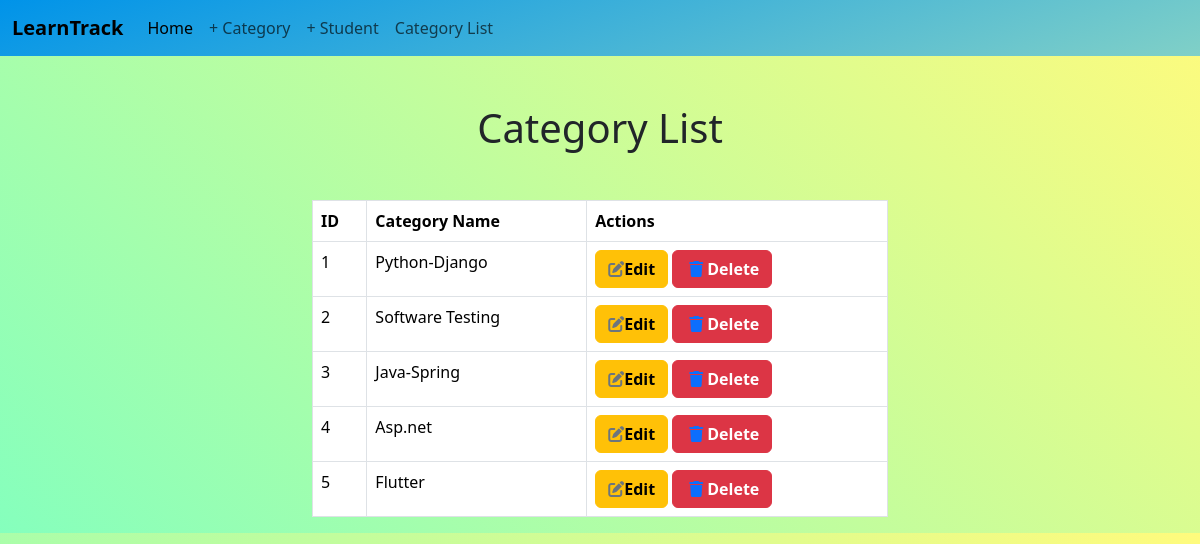
The app's page /category/all/, older data.
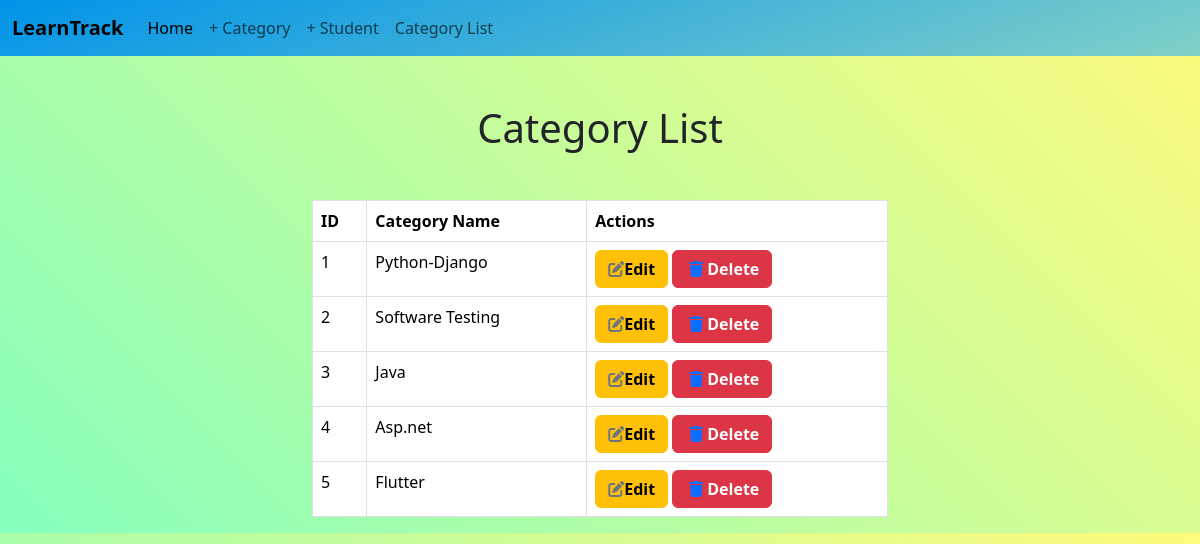
The same page, newer data.
### StudentHub/models.py (models this page shows, shortened)
class Category(models.Model):
    category_name = models.CharField(max_length=200, unique=True)
    created_date = models.DateTimeField(auto_now_add=True)
    updated_date = models.DateTimeField(auto_now=True)
    is_active = models.BooleanField(default=True)

### StudentHub/views.py (the view)
# urls.py: path('category/all/', views.CategoryListView.as_view(), name='category-list'),
class CategoryListView(View):
    def get(self, request, *args, **kwargs):
        categories = Category.objects.all()
        return render(request, "category_list.html", {"categories": categories})

### StudentHub/templates/category_list.html (shortened to what this page needs)
<!DOCTYPE html>
{% load static %}
<html lang="en">
<head>
    <link href="https://cdn.jsdelivr.net/npm/bootstrap@5.3.3/dist/css/bootstrap.min.css" rel="stylesheet">
    <link rel="stylesheet" href="{% static 'css/category_list.css' %}">
</head>
<body>
    <nav class="navbar navbar-expand-lg bg-body-tertiary">
        <div class="container-fluid">
            <a class="navbar-brand fw-bolder" href="#">LearnTrack</a>
            <div class="collapse navbar-collapse" id="navbarSupportedContent">
                <ul class="navbar-nav me-auto mb-2 mb-lg-0">
                    <li class="nav-item">
                        <a class="nav-link active" aria-current="page" href="{% url 'home' %}">Home</a>
                    </li>
                    <li class="nav-item">
                        <a class="nav-link" href="{% url 'category-add' %}">+ Category</a>
                    </li>
                    <li class="nav-item">
                        <a class="nav-link" href="{% url 'student-add' %}">+ Student</a>
                    </li>
                    <li class="nav-item">
                        <a class="nav-link" href="{% url 'category-list' %}">Category List</a>
                    </li>
                </ul>
            </div>
        </div>
    </nav>
    <div class="container table-container">
        <center>
            <h1 class="my-5">Category List</h1>
        </center>
        <table class="table table-bordered">
            <thead>
                <tr>
                    <th>ID</th>
                    <th>Category Name</th>
                    <th>Actions</th>
                </tr>
            </thead>
            <tbody>
                {% for category in categories %}
                <tr>
                    <td>{{ category.id }}</td>
                    <td>{{ category.category_name }}</td>
                    <td>
                        <a href="{% url 'category-edit' category.id %}" class="btn btn-warning"><i
                                class="fas fa-pen-to-square fa-icon text-secondary"></i><b>Edit</b></a>
                        <a href="{% url 'category-delete' category.id %}" class="btn btn-danger"
                            onclick="return confirm('Are you sure you want to delete this category?');"><i
                                class="fa-sharp fa-solid fa-trash p-1 text-primary"></i><b>Delete</b></a>
                    </td>
                </tr>
                {% endfor %}
            </tbody>
        </table>
    </div>
</body>
</html>

Row changes from the older to the newer data that the page shows:
changed Category id 3: category_name "Java-Spring" → "Java"
